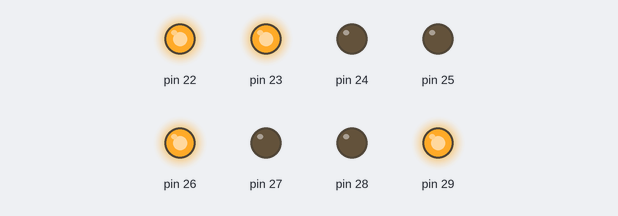
Bench run of a sketch on a simulated Arduino Mega 2560, built with avr-gcc and run on an emulated ATmega2560. Parts: output pins drawn as LEDs (lit = HIGH).

Above: at 0.1 s.
Timing chart, 0 to 1.6 s (numbered marks = the images above):
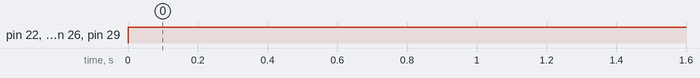

Measured:
- by itself, pin 22, pin 23, pin 26, pin 29: LOW → HIGH at 0.00 s

The sketch:

Procesador1.ino
```cpp
//Escalera R2R en el puerto D (pin 2 a 9 de Arduino)
#include <avr/io.h>
#include <avr/interrupt.h>
#include <TimerThree.h>

const PROGMEM byte R2R_Funcion[256] =
{
  0x00, 0x01, 0x02, 0x03, 0x04, 0x05, 0x06, 0x07, 0x08, 0x09, 0x0a, 0x0b, 0x0c, 0x0d, 0x0e, 0x0f,
  0x10, 0x11, 0x12, 0x13, 0x14, 0x15, 0x16, 0x17, 0x18, 0x19, 0x1a, 0x1b, 0x1c, 0x1d, 0x1e, 0x1f,
  0x20, 0x21, 0x22, 0x23, 0x24, 0x25, 0x26, 0x27, 0x28, 0x29, 0x2a, 0x2b, 0x2c, 0x2d, 0x2e, 0x2f,
  0x30, 0x31, 0x32, 0x33, 0x34, 0x35, 0x36, 0x37, 0x38, 0x39, 0x3a, 0x3b, 0x3c, 0x3d, 0x3e, 0x3f,
  0x40, 0x41, 0x42, 0x43, 0x44, 0x45, 0x46, 0x47, 0x48, 0x49, 0x4a, 0x4b, 0x4c, 0x4d, 0x4e, 0x4f,
  0x50, 0x51, 0x52, 0x53, 0x54, 0x55, 0x56, 0x57, 0x58, 0x59, 0x5a, 0x5b, 0x5c, 0x5d, 0x5e, 0x5f,
  0x60, 0x61, 0x62, 0x63, 0x64, 0x65, 0x66, 0x67, 0x68, 0x69, 0x6a, 0x6b, 0x6c, 0x6d, 0x6e, 0x6f,
  0x70, 0x71, 0x72, 0x73, 0x74, 0x75, 0x76, 0x77, 0x78, 0x79, 0x7a, 0x7b, 0x7c, 0x7d, 0x7e, 0x7f,
  0x80, 0x81, 0x82, 0x83, 0x84, 0x85, 0x86, 0x87, 0x88, 0x89, 0x8a, 0x8b, 0x8c, 0x8d, 0x8e, 0x8f,
  0x90, 0x91, 0x92, 0x93, 0x94, 0x95, 0x96, 0x97, 0x98, 0x99, 0x9a, 0x9b, 0x9c, 0x9d, 0x9e, 0x9f,
  0xa0, 0xa1, 0xa2, 0xa3, 0xa4, 0xa5, 0xa6, 0xa7, 0xa8, 0xa9, 0xaa, 0xab, 0xac, 0xad, 0xae, 0xaf,
  0xb0, 0xb1, 0xb2, 0xb3, 0xb4, 0xb5, 0xb6, 0xb7, 0xb8, 0xb9, 0xba, 0xbb, 0xbc, 0xbd, 0xbe, 0xbf,
  0xc0, 0xc1, 0xc2, 0xc3, 0xc4, 0xc5, 0xc6, 0xc7, 0xc8, 0xc9, 0xca, 0xcb, 0xcc, 0xcd, 0xce, 0xcf,
  0xd0, 0xd1, 0xd2, 0xd3, 0xd4, 0xd5, 0xd6, 0xd7, 0xd8, 0xd9, 0xda, 0xdb, 0xdc, 0xdd, 0xde, 0xdf,
  0xe0, 0xe1, 0xe2, 0xe3, 0xe4, 0xe5, 0xe6, 0xe7, 0xe8, 0xe9, 0xea, 0xeb, 0xec, 0xed, 0xee, 0xef,
  0xf0, 0xf1, 0xf2, 0xf3, 0xf4, 0xf5, 0xf6, 0xf7, 0xf8, 0xf9, 0xfa, 0xfb, 0xfc, 0xfd, 0xfe, 0xff
};

int result_adc;  //resultado del conversor analógico digital.
int x = 0;

void config_ADC(void);    //función de configuracion del conversor ADC
void config_timer1(void); //funcion de configuración del timer, el cual controla los disparos del ADC

void setup() {
  // Configura los pines 2del puerto A como salidas usando registros, pin 22 al 29
  DDRA = 0b11111111;

  // Configuracion del timer1
  cli(); // Deshabilita las interrupciones
  seteoTimer3();
  sei(); // Habilita las interrupciones

  config_ADC();
  config_timer1();

}

void loop() {
  }

void config_ADC(void){
  DIDR0 = DIDR2 = 0xFF;   //deshabilito las entradas digitales correspondientes a los canales analógicos
  ADMUX = 0x40;            // 0100 0001 voltaje de ref = 5v, justificación derecha, medida por el canal 0
  ADCSRA = 0xAC;           // 1010 1100 Habilito el conversor ADC, Habilita la interrupcion, INicia el preecalador en 16
  ADCSRB = 0x45;           // 0100 0101 AD channels MUX on, free running mode
  sei();                   // set interrupt flag
  }

void config_timer1(void){
  TCCR1A = TCCR1B = 0;//ELIMINAR CUALQUIE CONF PREVIA DEL TIMER
  TCNT1 = 0;//Borro cualquier conteo o valor previo

  OCR1B = 999;//  SE COMPARA el timer 1 CONTRA 999 CONTEOS...con el fin de obtener 5 us, OCRB=(16MHz/prescaler * frecuencia maxima querida) - 1
  TCCR1B |= (1 << WGM12);  //se configuro el timer 1 en modo de comparación CTC
  TIMSK1 |= (1 << OCIE1B); //habilito la interrupción por comparación del timer 1 en el modo B.
  TCCR1B |= (1<<CS11);  //preescalador de 8
  }

  /*** Interrupt routine ADC ***/
ISR(TIMER1_COMPB_vect) //Interrupt Service Routine, es la interrupcion generada por el timer
{
  TCNT1=0;
}

ISR(ADC_vect) {       //interrupcion del ADC disparada por el timer
  result_adc = ADCL;        // guarda los bytes bajo del ADC
  result_adc += ADCH << 8;  // guarda los bytes altos ADC
}

//si no funciona poner void dentr de los parentesis
void seteoTimer3() {
  Timer3.initialize(10);
  Timer3.attachInterrupt (timer3_Isr);
}

void timer3_Isr() {
  x = map (result_adc,152,777,0,256);
  PORTA = pgm_read_byte(&R2R_Funcion[x]);
}
```
